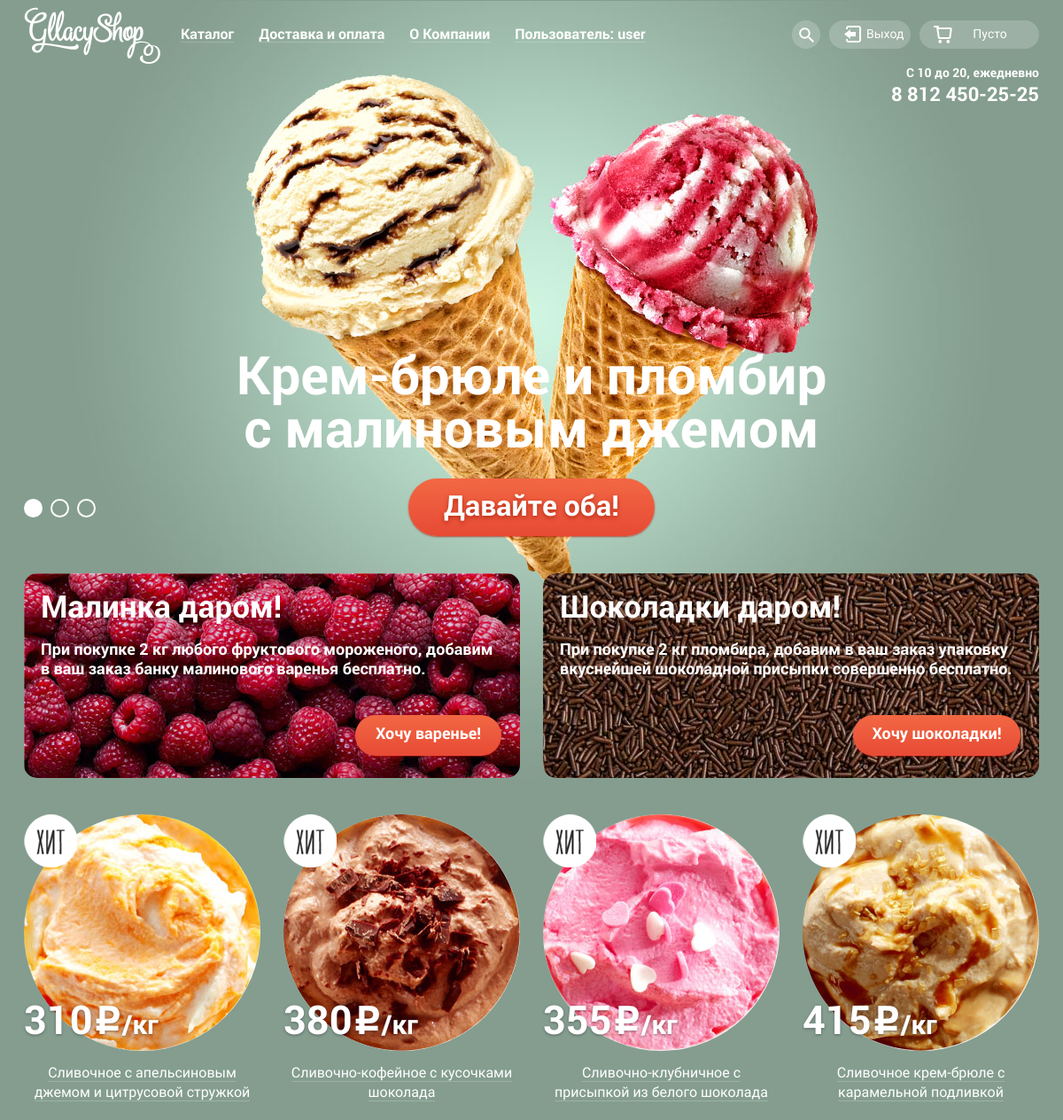
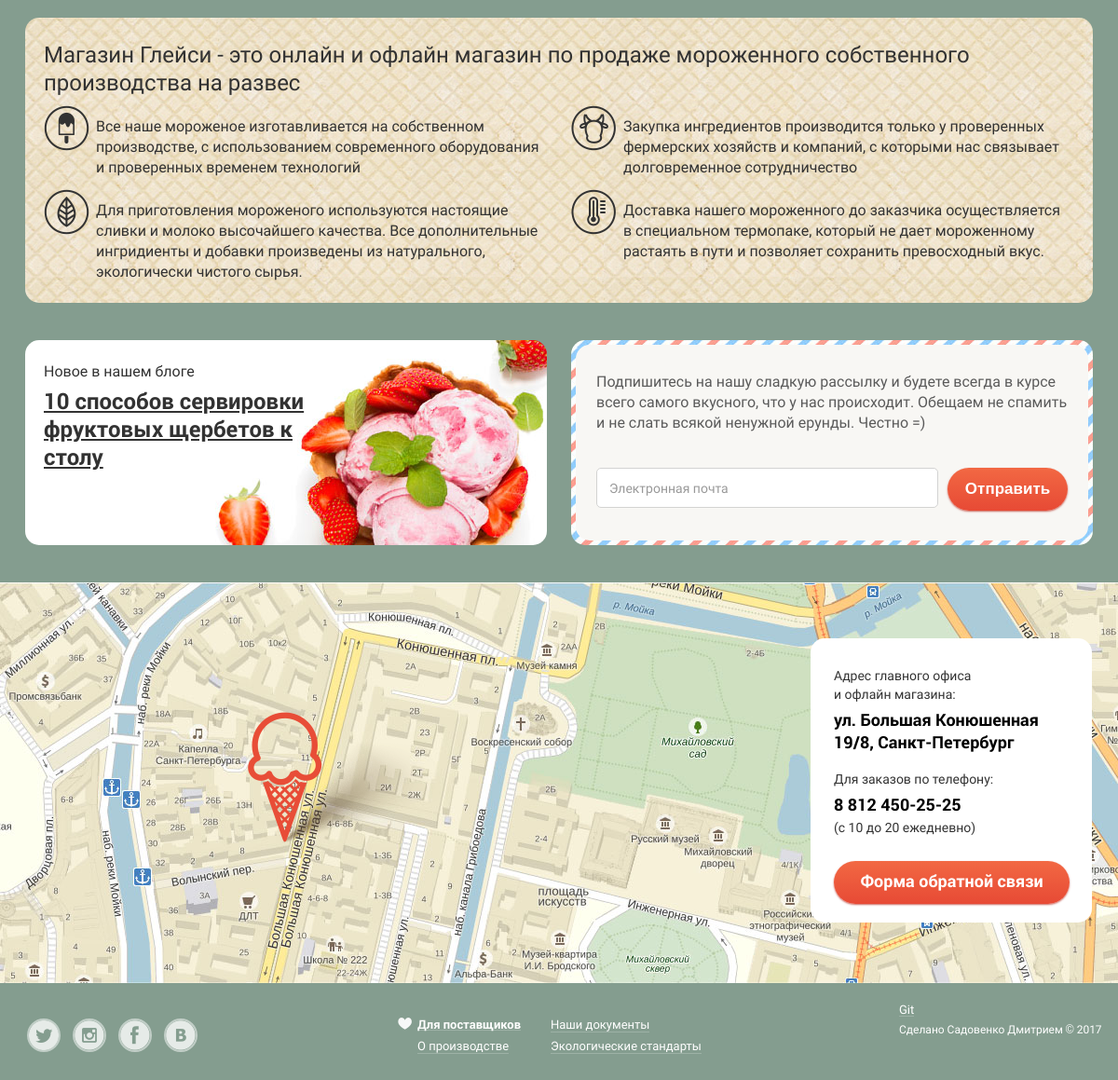
The page / (signed in) on the database its author committed (2 pictures, top to bottom).
### product/models.py (models this page shows, shortened)
class Product(models.Model):
    name = models.CharField(verbose_name='Название продукта', max_length=100)
    price = models.PositiveSmallIntegerField(verbose_name='Цена')
    photo = models.ImageField(upload_to='products')
    category_id = models.ForeignKey(Category, verbose_name='Категория')
    is_hit = models.BooleanField(verbose_name='Хит', default=False)
    is_new = models.BooleanField(verbose_name='Новика', default=True)

### home/views.py (the view)
# urls.py: 2. Add a URL to urlpatterns:  url(r'^$', Home.as_view(), name='home')
class Home(ListView):
    model = Product
    template_name = 'home.html'
    def get_context_data(self, **kwargs):
        context = super().get_context_data(**kwargs)
        context['media_url'] = MEDIA_URL
        context['current_site'] = 'home'
        context['registration_form'] = UserRegistrationForm()
        return context
    def get_queryset(self):
        queryset = Product.objects.filter(is_hit=True)[:4]
        return queryset

### user/forms.py
class UserRegistrationForm(UserCreationForm):
    class Meta:
        model = User
        fields = ('username', 'email', 'password1', 'password2', 'first_name', 'last_name')
        labels = {
            'username': 'Логин',
            'password1': 'Пароль',
            'password2': 'Подтверждение пароля',
            'email': 'E-mail',
            'first_name': 'Имя',
            'last_name': 'Фамилия'
        }

### product/templatetags/my_tags.py (called while the page is built)
def addcss(value, arg):
    css_classes = value.field.widget.attrs.get('class')
    if css_classes is None:
        return value.as_widget(attrs={'class': arg})
    else:
        css_classes = value.field.widget.attrs.get('class', None).split(' ')
        if arg not in css_classes:
            css_classes = '%s %s' % (css_classes, arg)
        return value.as_widget(attrs={'class': css_classes})

### home/templates/home.html (shortened to what this page needs)
{% extends "base.html" %}
{% load static %}
{% block content %}
<main class="main-container">
    <div class="center-container clearfix">
        <div class="main-container-header clearfix">
            <div class="working-time-phone">
                <p class="working-time">
                    С 10 до 20, ежедневно
                </p>
                <p class="phone">
                    8 812 450-25-25
                </p>
            </div>
        </div>
        <div class="slider clearfix">
            <div class="slider-container">
                <div class="slider-background-1">
                    <h1 class="slider-title">Крем-брюле и пломбир</h1>
                    <h1 class="slider-title">с малиновым джемом</h1>
                    <img class="slider-background-image" src="{% static "img/slider_background_1.jpg" %}" width="1037" height="877" alt="Крем-брюле и пломбир с малиновым джемом">
                </div>
            </div>
            <div class="label-container">
                <label class="slider-button-label" for="slider-button-1"></label>
                <label class="slider-button-label" for="slider-button-2"></label>
                <label class="slider-button-label" for="slider-button-3"></label>
            </div>
            <a class="red-btn give-me-two-btn" href="#">Давайте оба!</a>
        </div>
        <div class="banners-group clearfix">
            <section class="banner-item clearfix">
                <h2 class="banner-title">Малинка даром!</h2>
                <p class="banner-description">
                    При покупке 2 кг любого фруктового мороженого, добавим в ваш заказ банку малинового варенья бесплатно.
                </p>
                <a class="red-btn ingredient-btn" href="#">Хочу варенье!</a>
            </section>
            <section class="banner-item clearfix">
                <h2 class="banner-title">Шоколадки даром!</h2>
                <p class="banner-description">
                    При покупке 2 кг пломбира, добавим в ваш заказ упаковку вкуснейшей шоколадной присыпки совершенно бесплатно.
                </p>
                <a class="red-btn ingredient-btn" href="#">Хочу шоколадки!</a>
            </section>
        </div>
        <div class="hits-group clearfix">
            {% for item in object_list %}
            {% include 'inc_single_item.html' %}
            {% endfor %}
        </div>
        <section class="seo">
            <h3 class="seo-title">Магазин Глейси - это онлайн и офлайн магазин по продаже мороженного собственного производства на развес</h3>
            <div class="seo-description-1">
                Все наше мороженое изготавливается на собственном производстве, с использованием современного оборудования и проверенных временем технологий
            </div>
            <div class="seo-description-2">
                Закупка ингредиентов производится только у проверенных фермерских хозяйств и компаний, с которыми нас связывает долговременное сотрудничество
            </div>
            <div class="seo-description-3">
                Для приготовления мороженого используются настоящие сливки и молоко высочайшего качества. Все дополнительные ингридиенты и добавки произведены из натурального, экологически чистого сырья.
            </div>
            <div class="seo-description-4">
                Доставка нашего мороженного до заказчика осуществляется в специальном термопаке, который не дает мороженному растаять в пути и позволяет сохранить превосходный вкус.
            </div>
        </section>
        <section class="news">
            <p class="news-title">Новое в нашем блоге</p>
            <h3 class="news-item">
                <a class="news-item-link" href="#">
                    10 способов сервировки фруктовых щербетов к столу
                </a>
            </h3>
        </section>
        <section class="subscription">
            <div class="subscription-background">
                <p class="subscription-description">Подпишитесь на нашу сладкую рассылку и будете всегда в курсе всего самого вкусного, что у нас происходит. Обещаем не спамить и не слать всякой ненужной ерунды. Честно =)</p>
                <form action="#" method="get">
                    <div class="txt-box-container">
                        <input class="txt-box text-subscription" type="text" name="subscription-email" placeholder="Электронная почта" required>
                    </div>
                    <button class="red-btn subscription-email-btn" type="submit" name="subscription-email-btn">Отправить</button>
                </form>
            </div>
        </section>
        <section class="contacts">
            <img class="map-background" src="{% static "img/map.jpg" %}" width="1200" height="430" alt="Адрес: ул. Большая Конюшенная 19/8, Санкт-Петербург">
            <img class="map-background-pin" src="{% static "img/map_pin.png" %}" width="218" height="142" alt="Адрес: ул. Большая Конюшенная 19/8, Санкт-Петербург">
            <div class="contacts-container">
                <p class="contacts-description-top">
                    Адрес главного офиса и офлайн магазина:
                </p>
                <p class="contacts-description-adress">
                    ул. Большая Конюшенная 19/8, Санкт-Петербург
                </p>
                <p class="contacts-description-middle">
                    Для заказов по телефону:
                </p>
                <p class="contacts-description-important-phone">
                    8 812 450-25-25
                </p>
                <p class="contacts-description-bottom">
                    (с 10 до 20 ежедневно)
                </p>
                <a class="red-btn feedback-btn" href="#">Форма обратной связи</a>
            </div>
        </section>
    </div>
</main>
{% endblock %}

### adminapp/templates/inc_user_auth_panel.html (shortened to what this page needs)
{% if user.is_staff %}
    <a class="main-menu-btn {% if 'products' in current_site or 'users' in current_site %}main-menu-btn-active{% endif %}" href="#">Панель управления</a>
    <ul class="main-sub-menu">
        <li><a class="main-sub-menu-item" href="#">Заказы</a></li>
        <li><a class="main-sub-menu-item {% if current_site == 'users_list' %}main-sub-menu-item-active{% endif %}" href="/admin/users/">Пользователи</a></li>
        <li><a class="main-sub-menu-item {% if current_site == 'products_list' %}main-sub-menu-item-active{% endif %}" href="/admin/products/">Товары</a></li>
        <li><a class="main-sub-menu-item" href="#">Отзывы</a></li>
    </ul>
{% elif user.is_authenticated %}
    <a class="main-menu-btn" href="#">Пользователь: {{ user.username }}</a>
{% endif %}

### product/templates/inc_single_item.html (shortened to what this page needs)
<article class="hit-item">
    <div class="hit-item-photo">
        <a href="#"><img class="item-image" src="{{ media_url }}{{ item.photo }}" width="267" height="267" alt="{{ item.name }}"></a>
        <div class="hit-item-corner-badge"></div>
    </div>
    <p class="hit-price">
        <span class="hit-price-value">{{ item.price }}</span>
        <span class="hit-price-currency"></span>
        <span class="hit-price-for">/кг</span>
    </p>
    <p class="hit-item-link-container">
        <a class="hit-item-link" href="#"><span>{{ item.name }}</span></a>
    </p>
</article>

### rows shown on the page
Product: photo (picture), price "310", name "Сливочное с апельсиновым джемом и цитрусовой стружкой"
Product: photo (picture), price "380", name "Сливочно-кофейное с кусочками шоколада"
Product: photo (picture), price "355", name "Сливочно-клубничное с присыпкой из белого шоколада"
Product: photo (picture), price "415", name "Сливочное крем-брюле с карамельной подливкой"

### other values the page prints
{{ user.username }} "user"
